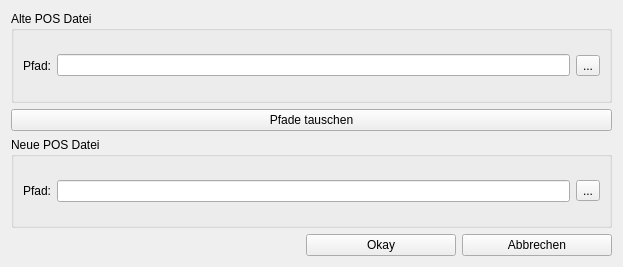
<?xml version="1.0" encoding="UTF-8"?>
<ui version="4.0">
 <class>Form</class>
 <widget class="QWidget" name="Form">
  <property name="windowModality">
   <enum>Qt::ApplicationModal</enum>
  </property>
  <property name="geometry">
   <rect>
    <x>0</x>
    <y>0</y>
    <width>623</width>
    <height>267</height>
   </rect>
  </property>
  <property name="focusPolicy">
   <enum>Qt::StrongFocus</enum>
  </property>
  <property name="windowTitle">
   <string>POS Xml wählen</string>
  </property>
  <property name="windowIcon">
   <iconset resource="res/preset_editor_rsc.qrc">
    <normaloff>:/main/folder.png</normaloff>:/main/folder.png</iconset>
  </property>
  <layout class="QVBoxLayout" name="verticalLayout">
   <item>
    <widget class="QGroupBox" name="groupBox">
     <property name="title">
      <string>Alte POS Datei</string>
     </property>
     <layout class="QHBoxLayout" name="horizontalLayout">
      <item>
       <widget class="QLabel" name="label">
        <property name="text">
         <string>Pfad:</string>
        </property>
       </widget>
      </item>
      <item>
       <widget class="QLineEdit" name="OldLineEdit"/>
      </item>
      <item>
       <widget class="QToolButton" name="OldToolButton">
        <property name="text">
         <string>...</string>
        </property>
       </widget>
      </item>
     </layout>
    </widget>
   </item>
   <item>
    <widget class="QPushButton" name="swapBtn">
     <property name="text">
      <string>Pfade tauschen</string>
     </property>
    </widget>
   </item>
   <item>
    <widget class="QGroupBox" name="groupBox_2">
     <property name="title">
      <string>Neue POS Datei</string>
     </property>
     <layout class="QHBoxLayout" name="horizontalLayout_2">
      <item>
       <widget class="QLabel" name="label_2">
        <property name="text">
         <string>Pfad:</string>
        </property>
       </widget>
      </item>
      <item>
       <widget class="QLineEdit" name="NewLineEdit"/>
      </item>
      <item>
       <widget class="QToolButton" name="NewToolButton">
        <property name="text">
         <string>...</string>
        </property>
       </widget>
      </item>
     </layout>
    </widget>
   </item>
   <item>
    <layout class="QHBoxLayout" name="horizontalLayout_3">
     <item>
      <widget class="QLabel" name="okLabel">
       <property name="text">
        <string/>
       </property>
      </widget>
     </item>
     <item>
      <spacer name="horizontalSpacer">
       <property name="orientation">
        <enum>Qt::Horizontal</enum>
       </property>
       <property name="sizeHint" stdset="0">
        <size>
         <width>40</width>
         <height>20</height>
        </size>
       </property>
      </spacer>
     </item>
     <item alignment="Qt::AlignRight">
      <widget class="QPushButton" name="okBtn">
       <property name="minimumSize">
        <size>
         <width>150</width>
         <height>0</height>
        </size>
       </property>
       <property name="text">
        <string>Okay</string>
       </property>
      </widget>
     </item>
     <item alignment="Qt::AlignRight">
      <widget class="QPushButton" name="cancelBtn">
       <property name="minimumSize">
        <size>
         <width>150</width>
         <height>0</height>
        </size>
       </property>
       <property name="text">
        <string>Abbrechen</string>
       </property>
      </widget>
     </item>
    </layout>
   </item>
  </layout>
 </widget>
 <resources>
  <include location="res/preset_editor_rsc.qrc"/>
 </resources>
 <connections/>
</ui>
